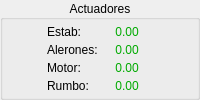
    <widget class="QGroupBox" name="gB_Actuadores">
     <property name="styleSheet">
      <string notr="true"> background: rgba(40, 40, 40, 150);
 border: 1px solid #4a4a4a;
 border-radius: 8px;
 color: #ffffff;
 QLabel {
 border-radius: 8px;
 padding-left: 3px;
 text-align: center;
 font-family: 'Consolas', 'Monospace', courier;
 }</string>
     </property>
     <property name="title">
      <string>Actuadores</string>
     </property>
     <property name="alignment">
      <set>Qt::AlignCenter</set>
     </property>
     <property name="flat">
      <bool>false</bool>
     </property>
     <layout class="QHBoxLayout" name="horizontalLayout_4">
      <property name="spacing">
       <number>3</number>
      </property>
      <property name="leftMargin">
       <number>0</number>
      </property>
      <property name="topMargin">
       <number>0</number>
      </property>
      <property name="rightMargin">
       <number>0</number>
      </property>
      <property name="bottomMargin">
       <number>0</number>
      </property>
      <item>
       <layout class="QFormLayout" name="formLayout_5">
        <property name="labelAlignment">
         <set>Qt::AlignCenter</set>
        </property>
        <property name="formAlignment">
         <set>Qt::AlignCenter</set>
        </property>
        <property name="horizontalSpacing">
         <number>0</number>
        </property>
        <property name="verticalSpacing">
         <number>4</number>
        </property>
        <item row="0" column="0">
         <widget class="QLabel" name="lb_Actuador1">
          <property name="minimumSize">
           <size>
            <width>55</width>
            <height>0</height>
           </size>
          </property>
          <property name="maximumSize">
           <size>
            <width>55</width>
            <height>16777215</height>
           </size>
          </property>
          <property name="text">
           <string>Estab:</string>
          </property>
         </widget>
        </item>
        <item row="0" column="1">
         <widget class="QLabel" name="lB_Estabilizador">
          <property name="minimumSize">
           <size>
            <width>50</width>
            <height>0</height>
           </size>
          </property>
          <property name="maximumSize">
           <size>
            <width>50</width>
            <height>16777215</height>
           </size>
          </property>
          <property name="styleSheet">
           <string notr="true">color: rgb(0, 170, 0);</string>
          </property>
          <property name="frameShape">
           <enum>QFrame::NoFrame</enum>
          </property>
          <property name="frameShadow">
           <enum>QFrame::Plain</enum>
          </property>
          <property name="text">
           <string>0.00</string>
          </property>
          <property name="alignment">
           <set>Qt::AlignCenter</set>
          </property>
         </widget>
        </item>
        <item row="1" column="0">
         <widget class="QLabel" name="lb_Actuador2">
          <property name="minimumSize">
           <size>
            <width>55</width>
            <height>0</height>
           </size>
          </property>
          <property name="maximumSize">
           <size>
            <width>55</width>
            <height>16777215</height>
           </size>
          </property>
          <property name="text">
           <string>Alerones:</string>
          </property>
         </widget>
        </item>
        <item row="1" column="1">
         <widget class="QLabel" name="lB_Alerones">
          <property name="minimumSize">
           <size>
            <width>50</width>
            <height>0</height>
           </size>
          </property>
          <property name="maximumSize">
           <size>
            <width>50</width>
            <height>16777215</height>
           </size>
          </property>
          <property name="styleSheet">
           <string notr="true">color: rgb(0, 170, 0);</string>
          </property>
          <property name="frameShape">
           <enum>QFrame::NoFrame</enum>
          </property>
          <property name="frameShadow">
           <enum>QFrame::Plain</enum>
          </property>
          <property name="text">
           <string>0.00</string>
          </property>
          <property name="alignment">
           <set>Qt::AlignCenter</set>
          </property>
         </widget>
        </item>
        <item row="2" column="0">
         <widget class="QLabel" name="lb_Actuador3">
          <property name="minimumSize">
           <size>
            <width>55</width>
            <height>0</height>
           </size>
          </property>
          <property name="maximumSize">
           <size>
            <width>55</width>
            <height>16777215</height>
           </size>
          </property>
          <property name="text">
           <string>Motor:</string>
          </property>
         </widget>
        </item>
        <item row="2" column="1">
         <widget class="QLabel" name="lB_Motor">
          <property name="minimumSize">
           <size>
            <width>50</width>
            <height>0</height>
           </size>
          </property>
          <property name="maximumSize">
           <size>
            <width>50</width>
            <height>16777215</height>
           </size>
          </property>
          <property name="styleSheet">
           <string notr="true">color: rgb(0, 170, 0);</string>
          </property>
          <property name="frameShape">
           <enum>QFrame::NoFrame</enum>
          </property>
          <property name="frameShadow">
           <enum>QFrame::Plain</enum>
          </property>
          <property name="text">
           <string>0.00</string>
          </property>
          <property name="alignment">
           <set>Qt::AlignCenter</set>
          </property>
         </widget>
        </item>
        <item row="3" column="0">
         <widget class="QLabel" name="lb_Actuador4">
          <property name="minimumSize">
           <size>
            <width>55</width>
            <height>0</height>
           </size>
          </property>
          <property name="maximumSize">
           <size>
            <width>55</width>
            <height>16777215</height>
           </size>
          </property>
          <property name="text">
           <string>Rumbo:</string>
          </property>
         </widget>
        </item>
        <item row="3" column="1">
         <widget class="QLabel" name="lB_Rumbo">
          <property name="minimumSize">
           <size>
            <width>50</width>
            <height>0</height>
           </size>
          </property>
          <property name="maximumSize">
           <size>
            <width>50</width>
            <height>16777215</height>
           </size>
          </property>
          <property name="styleSheet">
           <string notr="true">color: rgb(0, 170, 0);</string>
          </property>
          <property name="frameShape">
           <enum>QFrame::NoFrame</enum>
          </property>
          <property name="frameShadow">
           <enum>QFrame::Plain</enum>
          </property>
          <property name="text">
           <string>0.00</string>
          </property>
          <property name="alignment">
           <set>Qt::AlignCenter</set>
          </property>
         </widget>
        </item>
       </layout>
      </item>
     </layout>
    </widget>
